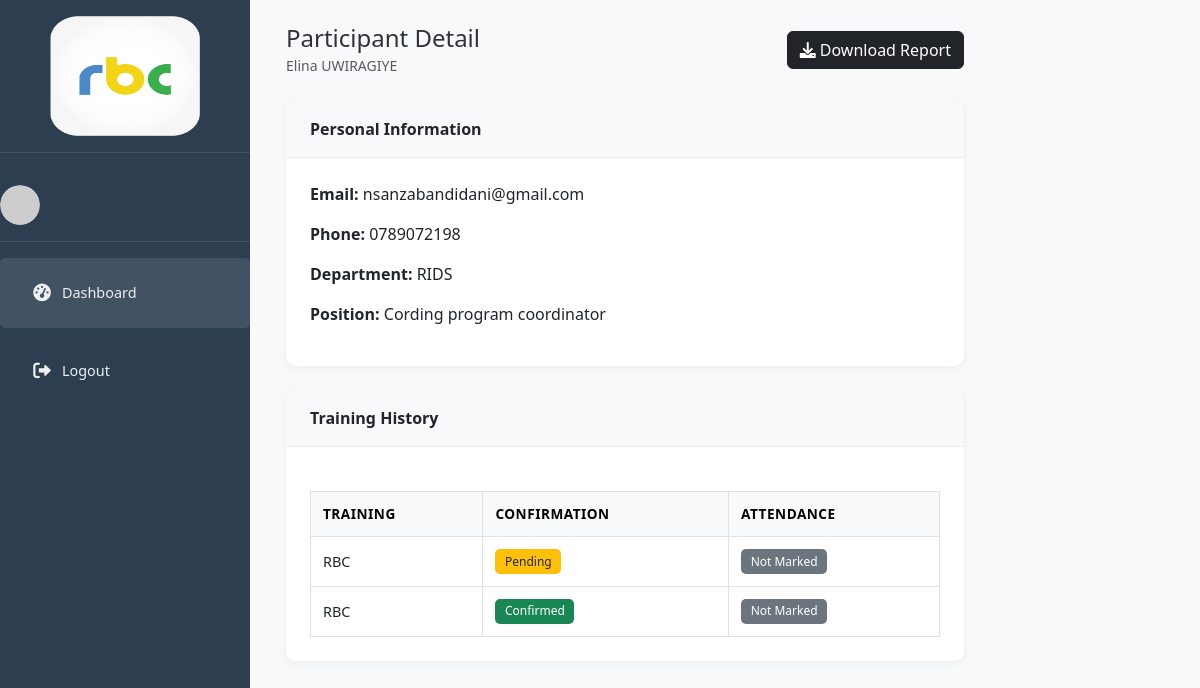
/participants/RBC10212/detail/ (signed in), run on the app's committed database.
### trainings/models.py (models this page shows, shortened)
class Participant(models.Model):
    national_id = models.CharField(
        primary_key=True,
        max_length=16,
        validators=[
            RegexValidator(
                regex=r'^[0-9]{1,16}$|^[a-zA-Z0-9]{1,50}$',
                message="Enter a valid National ID or Staff ID."
            )
        ],
        verbose_name="National ID"
    )
    full_name = models.CharField(max_length=100)
    email = models.EmailField(unique=True)
    phone = models.CharField(max_length=20, blank=True)
    department = models.ForeignKey(Department, on_delete=models.SET_NULL, null=True, blank=True)
    position = models.CharField(max_length=100, blank=True)
    notes = models.TextField(blank=True)
    profile_picture = models.ImageField(upload_to='participant_photos/', null=True, blank=True)
    class Meta:
        ordering = ['full_name']

class Department(models.Model):
    name = models.CharField(max_length=100, unique=True)
    class Meta:
        ordering = ['name']
    def __str__(self):
        return self.name

class Enrollment(models.Model):
    CONFIRMATION_CHOICES = (
        ('pending', 'Pending'),
        ('confirmed', 'Confirmed'),
        ('declined', 'Declined'),
    )
    ATTENDANCE_CHOICES = (
        ('not_marked', 'Not Marked'),
        ('attended', 'Attended'),
        ('absent', 'Absent'),
    )
    training = models.ForeignKey(Training, on_delete=models.CASCADE)
    participant = models.ForeignKey(
        Participant,
        on_delete=models.CASCADE,
        to_field='national_id',
        db_column='participant_id'
    )
    enrollment_date = models.DateTimeField(auto_now_add=True)
    enrolled_by = models.ForeignKey('Staff', on_delete=models.SET_NULL, null=True)
    confirmation_status = models.CharField(max_length=10, choices=CONFIRMATION_CHOICES, default='pending')
    confirmation_date = models.DateTimeField(null=True, blank=True)
    attendance_status = models.CharField(max_length=15, choices=ATTENDANCE_CHOICES, default='not_marked')
    notes = models.TextField(blank=True)
    invite_token = models.UUIDField(default=uuid.uuid4, editable=False, unique=True)
    class Meta:
        ordering = ['-enrollment_date']

class Training(models.Model):
    STATUS_CHOICES = (
        ('pending', 'Pending Approval'),
        ('approved', 'Approved'),
        ('rejected', 'Rejected'),
        ('in_progress', 'In Progress'),
        ('completed', 'Completed'),
        ('canceled', 'Canceled'),
    )
    title = models.CharField(max_length=200)
    department = models.ForeignKey(Department, on_delete=models.SET_NULL, null=True, blank=True)
    province = models.ForeignKey(Province, on_delete=models.SET_NULL, null=True, blank=True)
    district = models.ForeignKey(District, on_delete=models.SET_NULL, null=True, blank=True)
    venue = models.CharField(max_length=255)
    start_date = models.DateField()
    end_date = models.DateField()
    max_capacity = models.PositiveIntegerField()
    rejection_reason = models.TextField(blank=True, null=True)
    coordinator = models.ForeignKey(
        'Staff',
        on_delete=models.SET_NULL,
        null=True,
        blank=True,
        related_name='coordinated_trainings'
    )
    created_by = models.ForeignKey('Staff', on_delete=models.CASCADE)
    status = models.CharField(max_length=20, choices=STATUS_CHOICES, default='pending')
    created_at = models.DateTimeField(auto_now_add=True)
    class Meta:
        ordering = ['-created_at']

### trainings/views.py (the view)
# urls.py: path('participants/<str:participant_id>/detail/', views.participant_detail, name='participant_detail'),
@login_required
def participant_detail(request, participant_id):
    participant = get_object_or_404(Participant, national_id=participant_id)
    enrollments = Enrollment.objects.filter(participant=participant)
    return render(request, 'trainings/participant_detail.html', {
        'participant': participant,
        'enrollments': enrollments
    })

### trainings/templates/trainings/participant_detail.html (shortened to what this page needs)
{% extends 'base.html' %}
{% block content %}
<div class="d-flex">
  {% include 'trainings/sidebar.html' %}
  <div class="main-content px-4 pt-4 w-100">
    <div class="d-flex justify-content-between align-items-center mb-4">
      <div>
        <h4 class="mb-0">Participant Detail</h4>
        <small class="text-muted">{{ participant.full_name }}</small>
      </div>
      <a href="{% url 'participant_pdf_report' participant.id %}" target="_blank" class="btn btn-dark">
        <i class="fas fa-download"></i> Download Report
      </a>
    </div>
    <div class="card mb-4">
      <div class="card-header bg-light fw-semibold">Personal Information</div>
      <div class="card-body">
        <p><strong>Email:</strong> {{ participant.email }}</p>
        <p><strong>Phone:</strong> {{ participant.phone }}</p>
        <p><strong>Department:</strong> {{ participant.department }}</p>
        <p><strong>Position:</strong> {{ participant.position }}</p>
      </div>
    </div>
    <div class="card">
      <div class="card-header bg-light fw-semibold">Training History</div>
      <div class="card-body">
        {% if enrollments %}
        <div class="table-responsive">
          <table class="table table-bordered table-hover table-sm">
            <thead class="table-light">
              <tr>
                <th>Training</th>
                <th>Confirmation</th>
                <th>Attendance</th>
              </tr>
            </thead>
            <tbody>
              {% for e in enrollments %}
              <tr>
                <td>{{ e.training.title }}</td>
                <td>
                  {% if e.confirmation_status == "confirmed" %}
                    <span class="badge bg-success">Confirmed</span>
                  {% elif e.confirmation_status == "pending" %}
                    <span class="badge bg-warning text-dark">Pending</span>
                  {% elif e.confirmation_status == "declined" %}
                    <span class="badge bg-danger">Declined</span>
                  {% else %}
                    <span class="badge bg-secondary">{{ e.confirmation_status|title }}</span>
                  {% endif %}
                </td>
                <td>
                  {% if e.attendance_status == "attended" %}
                    <span class="badge bg-success">Attended</span>
                  {% elif e.attendance_status == "absent" %}
                    <span class="badge bg-danger">Absent</span>
                  {% else %}
                    <span class="badge bg-secondary">Not Marked</span>
                  {% endif %}
                </td>
              </tr>
              {% endfor %}
            </tbody>
          </table>
        </div>
        {% else %}
        <p class="text-muted">No training history available for this participant.</p>
        {% endif %}
      </div>
    </div>
  </div>
</div>
{% endblock %}

### trainings/static/css/main_admin.css (style rules this page uses)
:root { --primary-color: #6c5ce7; --secondary-color: #00b894; --danger-color: #ff7675; --warning-color: #fdcb6e; --text-color: #2d3436; --light-text: #636e72; --bg-color: #f5f6fa; --card-bg: #ffffff; --sidebar-bg: #2c3e50; --sidebar-text: #ecf0f1; }
body { background-color: var(--bg-color); color: var(--text-color); font-family: 'Segoe UI', Tahoma, Geneva, Verdana, sans-serif; margin: 0; padding: 0; }
.main-content { flex: 1; margin-left: 250px; padding: 1rem; }
.card { background-color: var(--card-bg); border-radius: 10px; box-shadow: 0 2px 10px rgba(0,0,0,0.05); overflow: hidden; margin-bottom: 1.5rem; border: none; }
.card-header { padding: 1rem 1.5rem; border-bottom: 1px solid rgba(0,0,0,0.05); background-color: var(--card-bg); }
.card-body { padding: 1.5rem; }
.table { width: 100%; margin-bottom: 0; }
.table th { font-weight: 600; font-size: 0.85rem; text-transform: uppercase; letter-spacing: 0.5px; border-top: none; padding: 0.75rem; vertical-align: middle; }
.table td { padding: 0.75rem; vertical-align: middle; font-size: 0.9rem; }
.badge { padding: 0.4rem 0.6rem; font-size: 0.75rem; font-weight: 500; border-radius: 5px; }
html, body { height: 100%; margin: 0; padding: 0; scroll-behavior: smooth; overflow-x: hidden; }
body { display: flex; flex-direction: column; }
.main-content { margin-left: 250px; flex: 1; min-height: 100vh; padding: 1rem; overflow-y: auto; position: relative; top: 0; }
.main-content { padding-top: 20px; width: calc(100% - 250px); box-sizing: border-box; }
.top-nav, h1, h2, h3, h4 { margin-top: 0; padding-top: 0; }
.table-responsive { width: 100%; margin-top: 20px; }

### data on the page
Participant: full_name "Elina UWIRAGIYE", email "nsanzabandidani@gmail.com", phone "0789072198", department "RIDS", position "Cording program coordinator"
Enrollment: training "RBC", confirmation_status "Pending", attendance_status "Not Marked"
Enrollment: training "RBC", confirmation_status "Confirmed", attendance_status "Not Marked"
